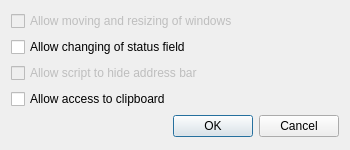
<?xml version="1.0" encoding="UTF-8"?>
<ui version="4.0">
 <class>Otter::JavaScriptPreferencesDialog</class>
 <widget class="QDialog" name="Otter::JavaScriptPreferencesDialog">
  <property name="geometry">
   <rect>
    <x>0</x>
    <y>0</y>
    <width>350</width>
    <height>150</height>
   </rect>
  </property>
  <property name="sizePolicy">
   <sizepolicy hsizetype="Preferred" vsizetype="Fixed">
    <horstretch>0</horstretch>
    <verstretch>0</verstretch>
   </sizepolicy>
  </property>
  <property name="minimumSize">
   <size>
    <width>350</width>
    <height>150</height>
   </size>
  </property>
  <property name="maximumSize">
   <size>
    <width>16777215</width>
    <height>150</height>
   </size>
  </property>
  <property name="windowTitle">
   <string>JavaScript Options</string>
  </property>
  <property name="layoutDirection">
   <enum>Qt::LeftToRight</enum>
  </property>
  <property name="sizeGripEnabled">
   <bool>false</bool>
  </property>
  <property name="modal">
   <bool>false</bool>
  </property>
  <layout class="QVBoxLayout" name="javaScriptVerticalLayout">
   <item>
    <layout class="QVBoxLayout" name="javaScriptSettingsVerticalLayout">
     <item>
      <widget class="QCheckBox" name="javaScriptCanChangeWndowGeometryCheckBox">
       <property name="enabled">
        <bool>false</bool>
       </property>
       <property name="sizePolicy">
        <sizepolicy hsizetype="Minimum" vsizetype="Fixed">
         <horstretch>0</horstretch>
         <verstretch>0</verstretch>
        </sizepolicy>
       </property>
       <property name="text">
        <string>Allow moving and resizing of windows</string>
       </property>
      </widget>
     </item>
     <item>
      <widget class="QCheckBox" name="javaScriptCanShowStatusMessagesCheckBox">
       <property name="sizePolicy">
        <sizepolicy hsizetype="Minimum" vsizetype="Fixed">
         <horstretch>0</horstretch>
         <verstretch>0</verstretch>
        </sizepolicy>
       </property>
       <property name="text">
        <string>Allow changing of status field</string>
       </property>
      </widget>
     </item>
     <item>
      <widget class="QCheckBox" name="javaScriptCanHideAddressBarCheckBox">
       <property name="enabled">
        <bool>false</bool>
       </property>
       <property name="text">
        <string>Allow script to hide address bar</string>
       </property>
      </widget>
     </item>
     <item>
      <widget class="QCheckBox" name="javaSriptCanAccessClipboardCheckBox">
       <property name="text">
        <string>Allow access to clipboard</string>
       </property>
      </widget>
     </item>
    </layout>
   </item>
   <item>
    <widget class="QDialogButtonBox" name="buttonBox">
     <property name="sizePolicy">
      <sizepolicy hsizetype="Expanding" vsizetype="Fixed">
       <horstretch>0</horstretch>
       <verstretch>0</verstretch>
      </sizepolicy>
     </property>
     <property name="orientation">
      <enum>Qt::Horizontal</enum>
     </property>
     <property name="standardButtons">
      <set>QDialogButtonBox::Cancel|QDialogButtonBox::Ok</set>
     </property>
    </widget>
   </item>
  </layout>
 </widget>
 <resources/>
 <connections>
  <connection>
   <sender>buttonBox</sender>
   <signal>accepted()</signal>
   <receiver>Otter::JavaScriptPreferencesDialog</receiver>
   <slot>accept()</slot>
   <hints>
    <hint type="sourcelabel">
     <x>248</x>
     <y>254</y>
    </hint>
    <hint type="destinationlabel">
     <x>157</x>
     <y>274</y>
    </hint>
   </hints>
  </connection>
  <connection>
   <sender>buttonBox</sender>
   <signal>rejected()</signal>
   <receiver>Otter::JavaScriptPreferencesDialog</receiver>
   <slot>reject()</slot>
   <hints>
    <hint type="sourcelabel">
     <x>316</x>
     <y>260</y>
    </hint>
    <hint type="destinationlabel">
     <x>286</x>
     <y>274</y>
    </hint>
   </hints>
  </connection>
 </connections>
</ui>
